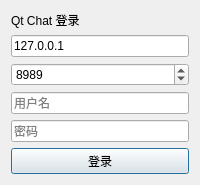
<?xml version="1.0" encoding="UTF-8"?>
<ui version="4.0">
 <class>LoginDialog</class>
 <widget class="QDialog" name="LoginDialog">
  <property name="windowTitle"><string>登录</string></property>
  <layout class="QVBoxLayout" name="verticalLayout">
   <item><widget class="QLabel" name="labelTitle"><property name="text"><string>Qt Chat 登录</string></property></widget></item>
   <item><widget class="QLineEdit" name="editHost"><property name="text"><string>127.0.0.1</string></property></widget></item>
   <item><widget class="QSpinBox" name="spinPort"><property name="maximum"><number>65535</number></property><property name="value"><number>8989</number></property></widget></item>
   <item><widget class="QLineEdit" name="editUser"><property name="placeholderText"><string>用户名</string></property></widget></item>
   <item><widget class="QLineEdit" name="editPass"><property name="echoMode"><enum>QLineEdit::Password</enum></property><property name="placeholderText"><string>密码</string></property></widget></item>
   <item><widget class="QPushButton" name="btnLogin"><property name="text"><string>登录</string></property></widget></item>
  </layout>
 </widget>
 <resources/>
 <connections/>
</ui>
